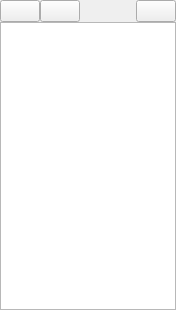
<?xml version="1.0" encoding="UTF-8"?>
<ui version="4.0">
 <class>Playlist</class>
 <widget class="QWidget" name="Playlist">
  <property name="geometry">
   <rect>
    <x>0</x>
    <y>0</y>
    <width>176</width>
    <height>310</height>
   </rect>
  </property>
  <property name="maximumSize">
   <size>
    <width>180</width>
    <height>16777215</height>
   </size>
  </property>
  <layout class="QVBoxLayout" name="verticalLayout">
   <property name="spacing">
    <number>0</number>
   </property>
   <property name="margin">
    <number>0</number>
   </property>
   <item>
    <layout class="QHBoxLayout" name="horizontalLayout">
     <property name="spacing">
      <number>0</number>
     </property>
     <item>
      <widget class="QPushButton" name="addButton"/>
     </item>
     <item>
      <widget class="QPushButton" name="delButton"/>
     </item>
     <item>
      <spacer name="horizontalSpacer">
       <property name="orientation">
        <enum>Qt::Horizontal</enum>
       </property>
       <property name="sizeHint" stdset="0">
        <size>
         <width>40</width>
         <height>20</height>
        </size>
       </property>
      </spacer>
     </item>
     <item>
      <widget class="QPushButton" name="clearButton"/>
     </item>
    </layout>
   </item>
   <item>
    <widget class="QListWidget" name="listWidget"/>
   </item>
  </layout>
 </widget>
 <resources/>
 <connections/>
</ui>
